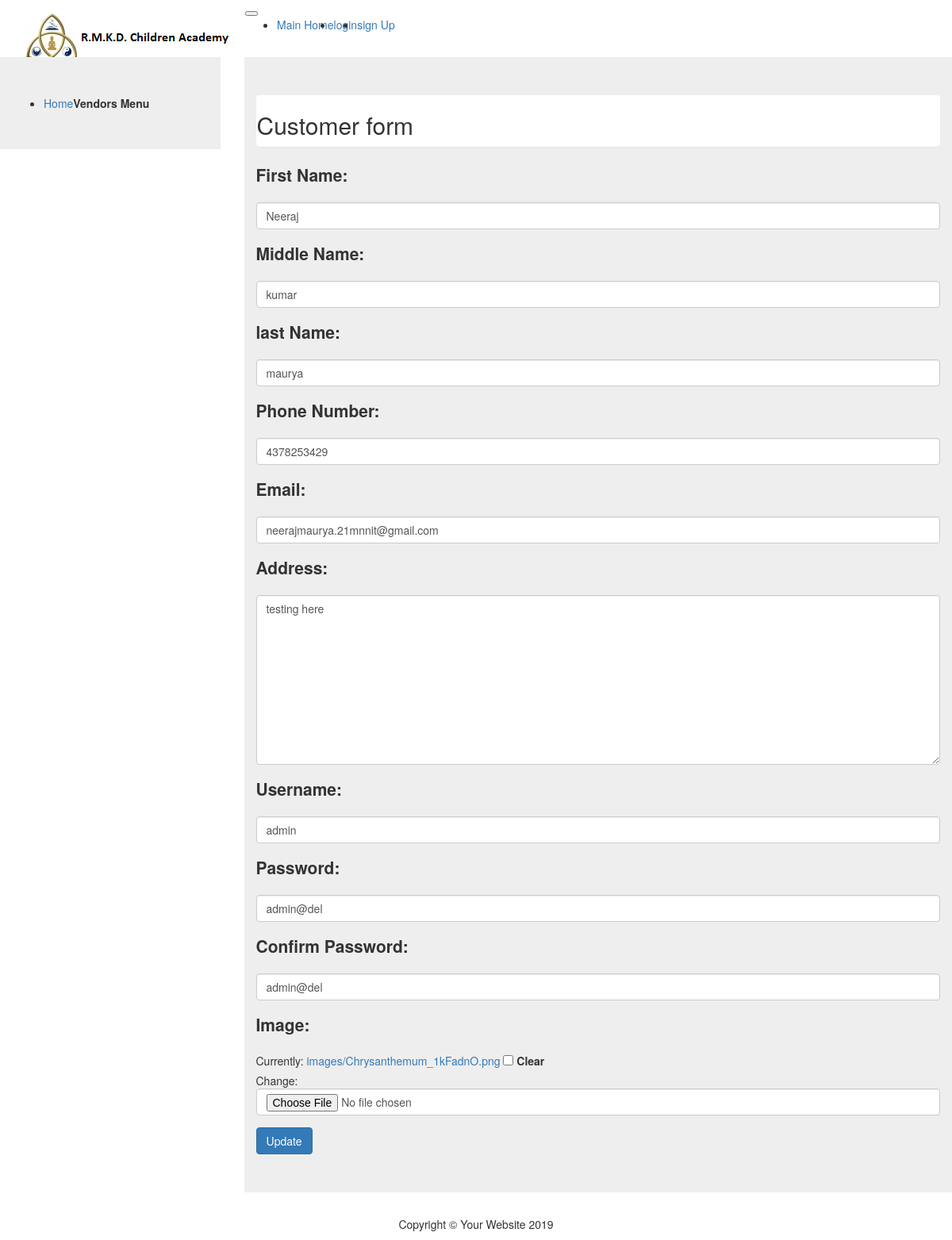
/vendors/auth/edit/1, run on the app's committed database.
### vendors/vendorauth/models.py (models this page shows, shortened)
class vendors(models.Model):
    fname = models.CharField(max_length=15)
    mname = models.CharField(max_length=15)
    lname = models.CharField(max_length=15)
    phone = models.PositiveIntegerField()
    email = models.EmailField(max_length=254, blank=False, unique=True, validators=[validate_email])
    address = models.TextField(blank=True, max_length=200)
    image = models.ImageField(blank=True,upload_to='images/')
    username=models.CharField(max_length=20)
    password=models.CharField(max_length=20)
    confirm_password=models.CharField(max_length=20)
    created = models.DateTimeField(auto_now=True)
    updated = models.DateTimeField(auto_now=True)

### vendors/vendorauth/views.py (the view, shortened to what this page needs)
# urls.py: path('edit/', views.edit, name='custupdate'),
def edit(request,cst_id):
        instance = get_object_or_404(vendors,pk=cst_id);
        form = VendorsForm(request.POST or None, instance=instance)
        return render(request,'vendorauth/update.html',{'form':form,'id':cst_id})

### vendors/vendorauth/forms.py (shortened to what this page needs)
class VendorsForm(forms.ModelForm):
    fname = forms.CharField(label='First Name', max_length=100)
    mname = forms.CharField(label='Middle Name', max_length=100)
    lname = forms.CharField(label='last Name', max_length=100)
    phone = forms.IntegerField(label='Phone Number')
    email = forms.EmailInput()
    address = forms.Textarea()
    username = forms.CharField(label='Username', max_length=100)
    password = forms.CharField(label='Password', max_length=100)
    confirm_password = forms.CharField(label='Confirm Password', max_length=100)
    def __init__(self, *args, **kwargs):
        super(VendorsForm, self).__init__(*args, **kwargs)
        for myField in self.fields:
            self.fields[myField].widget.attrs['class'] = 'form-control'
    class Meta:
        model = vendors
        fields = ('id','fname','mname','lname','phone','email','address','username','password','confirm_password','image')

### vendors/vendorauth/templates/vendorauth/update.html (shortened to what this page needs)
{% extends 'base-vendors.html'%}
{% load static %}
{% block content %}
<header class="jumbotron my-8">
    <div class="container">
        <div class="login-form">
            <div class="main-div">
                <div class="panel">
                    <h2>Customer form </h2>
                </div>
                <form id="Login" method="POST" action="{% url 'vendorupdate' %}{{id}}" enctype="multipart/form-data">
                    {% for field in form %}
                        <div class="form-group">
                            <p>{{ field.label_tag }} </p>
                            {{ field }}
                        </div>
                    {% endfor %}
                    <button type="submit" class="btn btn-primary">Update</button>
                </form>
            </div>
        </div>
    </div>
</header>
{% endblock %}

### data on the page
vendors: form "Neeraj" "kumar" "maurya" "4378253429" "neerajmaurya.21mnnit@gmail.com" "testing here" "admin" "admin@del" "admin@del"

### other printed values
{{ field.label_tag }} "First Name:" "Middle Name:" "last Name:" "Phone Number:" "Email:" "Address:" "Username:" "Password:" "Confirm Password:" "Image:"
